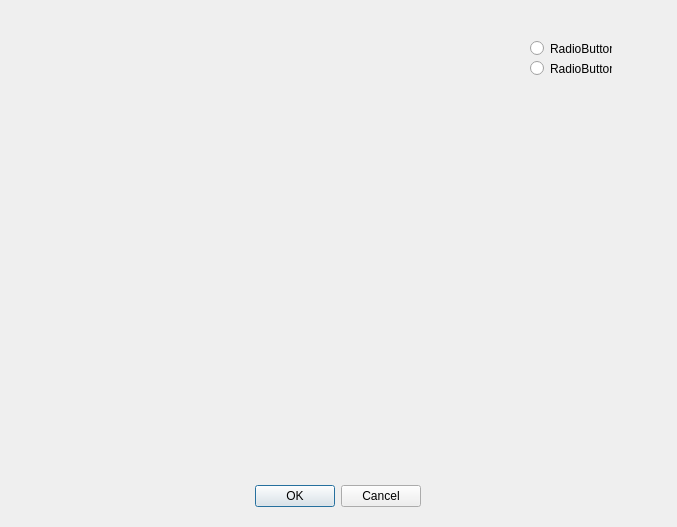
<?xml version="1.0" encoding="UTF-8"?>
<ui version="4.0">
 <class>Dialog</class>
 <widget class="QDialog" name="Dialog">
  <property name="geometry">
   <rect>
    <x>0</x>
    <y>0</y>
    <width>677</width>
    <height>527</height>
   </rect>
  </property>
  <property name="windowTitle">
   <string>Dialog</string>
  </property>
  <widget class="QDialogButtonBox" name="buttonBox">
   <property name="geometry">
    <rect>
     <x>80</x>
     <y>480</y>
     <width>341</width>
     <height>32</height>
    </rect>
   </property>
   <property name="orientation">
    <enum>Qt::Horizontal</enum>
   </property>
   <property name="standardButtons">
    <set>QDialogButtonBox::Cancel|QDialogButtonBox::Ok</set>
   </property>
  </widget>
  <widget class="QRadioButton" name="radioButton">
   <property name="geometry">
    <rect>
     <x>530</x>
     <y>40</y>
     <width>82</width>
     <height>17</height>
    </rect>
   </property>
   <property name="text">
    <string>RadioButton</string>
   </property>
  </widget>
  <widget class="QRadioButton" name="radioButton_2">
   <property name="geometry">
    <rect>
     <x>530</x>
     <y>60</y>
     <width>82</width>
     <height>17</height>
    </rect>
   </property>
   <property name="text">
    <string>RadioButton</string>
   </property>
  </widget>
 </widget>
 <resources/>
 <connections>
  <connection>
   <sender>buttonBox</sender>
   <signal>accepted()</signal>
   <receiver>Dialog</receiver>
   <slot>accept()</slot>
   <hints>
    <hint type="sourcelabel">
     <x>248</x>
     <y>254</y>
    </hint>
    <hint type="destinationlabel">
     <x>157</x>
     <y>274</y>
    </hint>
   </hints>
  </connection>
  <connection>
   <sender>buttonBox</sender>
   <signal>rejected()</signal>
   <receiver>Dialog</receiver>
   <slot>reject()</slot>
   <hints>
    <hint type="sourcelabel">
     <x>316</x>
     <y>260</y>
    </hint>
    <hint type="destinationlabel">
     <x>286</x>
     <y>274</y>
    </hint>
   </hints>
  </connection>
 </connections>
</ui>
